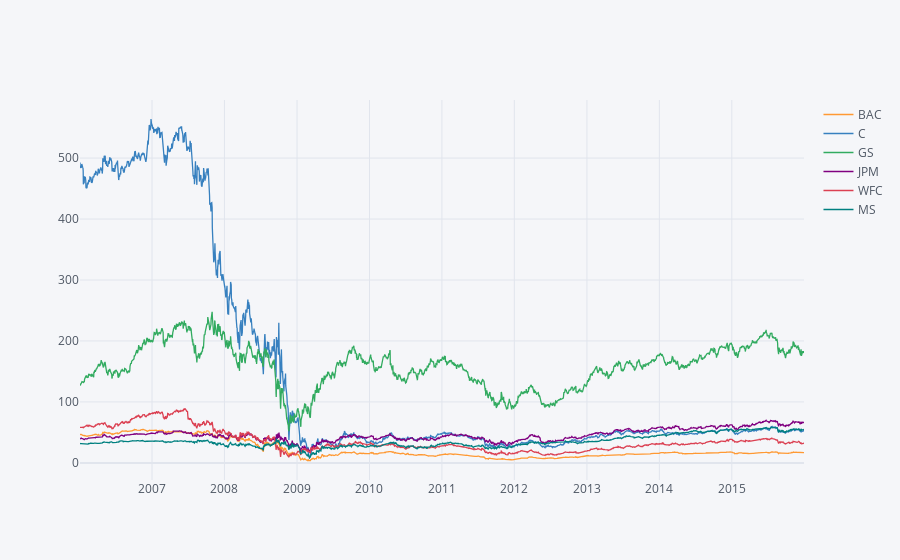

The code cell stored with this chart in its notebook:
### Code cell
bank_stocks.xs(key='Close', axis=1,level='Stock Info').iplot()

### Figure 1 — Plotly figure (JSON) as saved in the notebook; plotly's stock layout.template omitted (floating-point values rounded to 4 significant figures; data arrays with more than 128 entries replaced by an {"elided": "..."} marker saying what was removed)
{"data": [{"line": {"color": "rgba(255, 153, 51, 1.0)", "dash": "solid", "shape": "linear", "width": 1.3}, "mode": "lines", "name": "BAC", "text": "", "type": "scatter", "x": {"elided": "2517 str values"}, "y": {"elided": "2517 float values"}}, {"line": {"color": "rgba(55, 128, 191, 1.0)", "dash": "solid", "shape": "linear", "width": 1.3}, "mode": "lines", "name": "C", "text": "", "type": "scatter", "x": {"elided": "2517 str values"}, "y": {"elided": "2517 float values"}}, {"line": {"color": "rgba(50, 171, 96, 1.0)", "dash": "solid", "shape": "linear", "width": 1.3}, "mode": "lines", "name": "GS", "text": "", "type": "scatter", "x": {"elided": "2517 str values"}, "y": {"elided": "2517 float values"}}, {"line": {"color": "rgba(128, 0, 128, 1.0)", "dash": "solid", "shape": "linear", "width": 1.3}, "mode": "lines", "name": "JPM", "text": "", "type": "scatter", "x": {"elided": "2517 str values"}, "y": {"elided": "2517 float values"}}, {"line": {"color": "rgba(219, 64, 82, 1.0)", "dash": "solid", "shape": "linear", "width": 1.3}, "mode": "lines", "name": "WFC", "text": "", "type": "scatter", "x": {"elided": "2517 str values"}, "y": {"elided": "2517 float values"}}, {"line": {"color": "rgba(0, 128, 128, 1.0)", "dash": "solid", "shape": "linear", "width": 1.3}, "mode": "lines", "name": "MS", "text": "", "type": "scatter", "x": {"elided": "2517 str values"}, "y": {"elided": "2517 float values"}}], "layout": {"legend": {"bgcolor": "#F5F6F9", "font": {"color": "#4D5663"}}, "paper_bgcolor": "#F5F6F9", "plot_bgcolor": "#F5F6F9", "title": {"font": {"color": "#4D5663"}}, "xaxis": {"gridcolor": "#E1E5ED", "showgrid": true, "tickfont": {"color": "#4D5663"}, "title": {"font": {"color": "#4D5663"}, "text": ""}, "zerolinecolor": "#E1E5ED"}, "yaxis": {"gridcolor": "#E1E5ED", "showgrid": true, "tickfont": {"color": "#4D5663"}, "title": {"font": {"color": "#4D5663"}, "text": ""}, "zerolinecolor": "#E1E5ED"}}}
